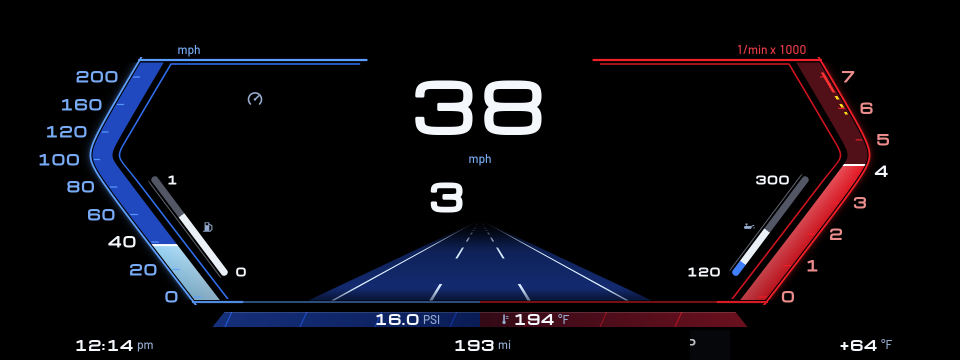
#> input picture reference/6.png, 1920 x 720 px, found by its file name (shown at 1/2 size)
$ python measure_text6.py
#> lines starting #> are read from the running program, lines starting #| are printed output that depends on the picture; after the words box and inside, x2 and y2 are one past the last pixel; in counts of white or black regions, pixels touching at a corner belong together
### tools/live6/base.py
"""Shared helpers for tools/live6: the native 1920x720 reference (apps/6.png), colour fields, a ridge tracer."""
import math, os
import numpy as np
from PIL import Image
from scipy import ndimage as ndi
HERE = os.path.dirname(os.path.abspath(__file__))
IMG = os.path.join(HERE, '..', '..', 'apps', '6.png')
im = np.asarray(Image.open(IMG).convert('RGB')).astype(float)
R, G, B = im[..., 0], im[..., 1], im[..., 2]
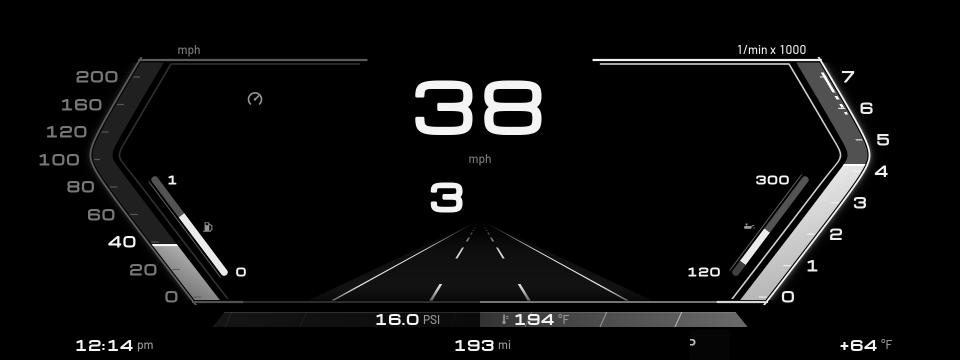
#> R: shape (720, 1920) float64 (shown at 1/2 size); min 0, max 255, mean 13.4
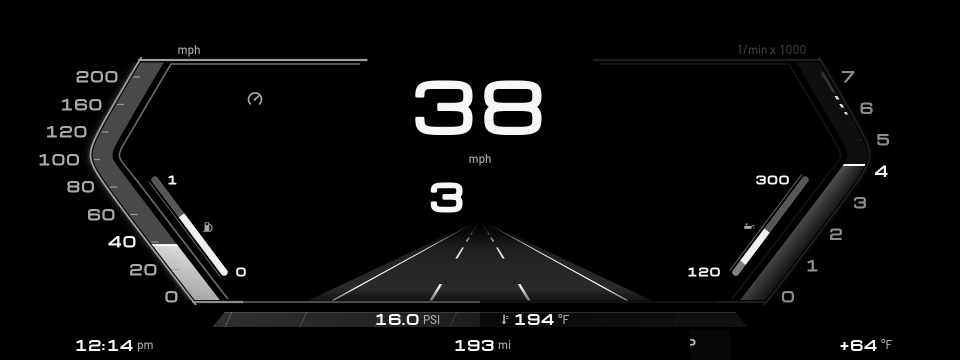
#> G: shape (720, 1920) float64 (shown at 1/2 size); min 0, max 255, mean 11.6
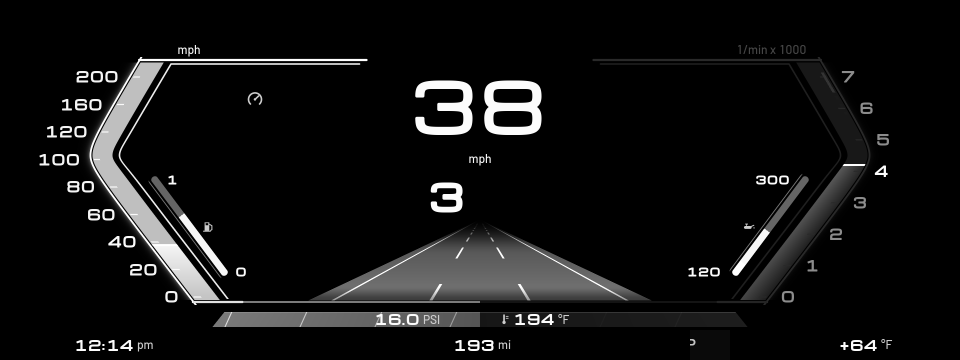
#> B: shape (720, 1920) float64 (shown at 1/2 size); min 0, max 255, mean 17.6
def bil(a, x, y):
    return ndi.map_coordinates(a, [[y], [x]], order=1)[0]
# [69 lines left out: functions trace, dp, thin, longest_path, comp, not called in this run]

### tools/live6/measure_text6.py
#!/usr/bin/env python3
"""Finds the text blobs of the native render (apps/6.png): bounding boxes (render px) -> tools/live6/text.json."""
import json, os, sys
sys.path.insert(0, os.path.dirname(os.path.abspath(__file__)))
from base import *
def near(c, tol): return np.sqrt(((im - np.array(c)) ** 2).sum(axis=2)) < tol
#> called with c = (244, 247, 252), tol = 12
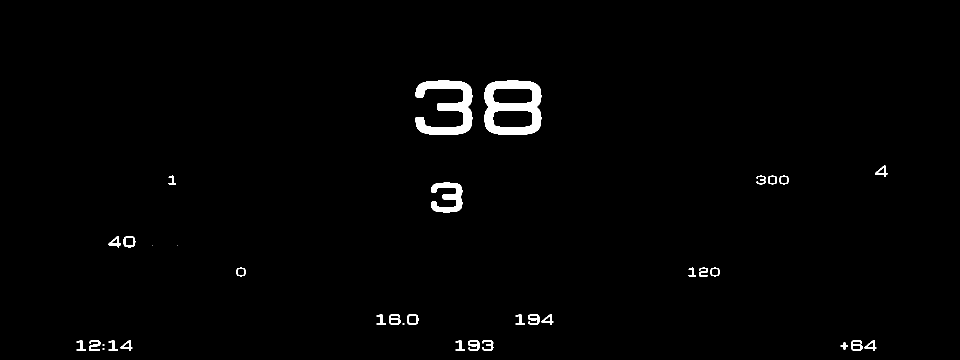
#> returned value: shape (720, 1920) bool (shown at 1/2 size); 1.4% white; 35 white regions (5 under 20 px), largest, box (x1, y1, x2, y2) and area: (969, 161, 1083, 270) 6831, (831, 161, 945, 270) 5766, (862, 365, 925, 425) 2054
WHITE = near((244, 247, 252), 12); BLUE = near((120, 170, 245), 12); PINK = near((236, 140, 140), 12); LGREY = near((150, 170, 205), 14)
#> in near (call 2), `def near(c, tol): return np.sqrt(((im - np.array(c)) ** 2).sum(axis=2)..`: returned value: shape (720, 1920) bool; 0.35% white; 31 white regions, largest, box (x1, y1, x2, y2) and area: (135, 362, 158, 385) 300, (151, 198, 174, 221) 285, (177, 418, 200, 441) 285
#> in near (call 3), `def near(c, tol): return np.sqrt(((im - np.array(c)) ** 2).sum(axis=2)..`: returned value: shape (720, 1920) bool; 0.12% white; 7 white regions, largest, box (x1, y1, x2, y2) and area: (1722, 205, 1745, 228) 285, (1755, 268, 1778, 291) 284, (1661, 457, 1684, 480) 275
#> call 4 of near, with c = (150, 170, 205), tol = 14
#> in near (call 4), `def near(c, tol): return np.sqrt(((im - np.array(c)) ** 2).sum(axis=2)..`:
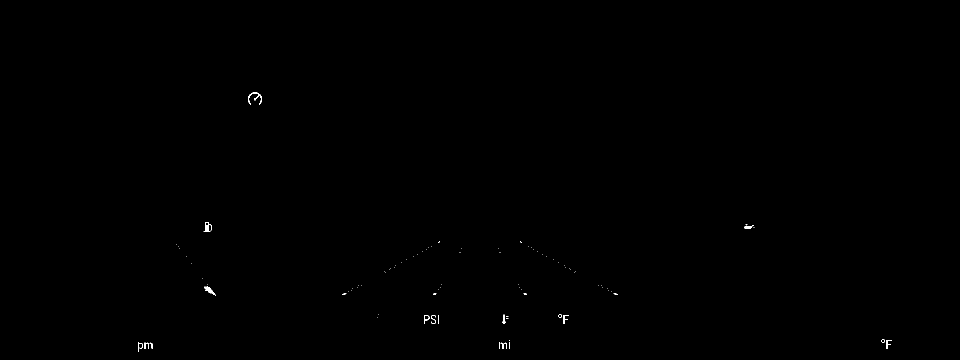
#> returned value: shape (720, 1920) bool (shown at 1/2 size); 0.1% white in thin lines or dots, all inside (x1, y1, x2, y2) = (276, 185, 1784, 703)
lab_cache = {}
def blobs(mask, key, cx, cy, rx, ry, minarea=12):
    if key not in lab_cache: lab_cache[key] = ndi.label(mask, structure=np.ones((3, 3)))
    lab, n = lab_cache[key]
    sub = lab[int(cy - ry):int(cy + ry), int(cx - rx):int(cx + rx)]
    boxes = []
    for i in np.unique(sub):
        if not i: continue
        ys, xs = np.nonzero(lab == i)
        if len(xs) < minarea: continue
        if abs(xs.mean() - cx) <= rx and abs(ys.mean() - cy) <= ry:
            boxes.append((xs.min(), ys.min(), xs.max(), ys.max()))
    if not boxes: return None
    a = np.array(boxes)
    return [int(a[:, 0].min()), int(a[:, 1].min()), int(a[:, 2].max()), int(a[:, 3].max())]
G = {}
for v, (x, y) in {'200': (193, 153), '160': (163, 209), '120': (133, 263), '100': (118, 319), '80': (160, 373), '60': (202, 429), '20': (286, 540), '0': (343, 594)}.items():
    G['L' + v] = (BLUE, 'b', x, y, 60, 18)
#> after the loop, G = 8 items
G['L40'] = (WHITE, 'w', 244, 484, 40, 18)
for v, (x, y) in {'7': (1696, 153), '6': (1733, 216), '5': (1766, 279), '3': (1720, 405), '2': (1672, 468), '1': (1624, 531), '0': (1576, 594)}.items():
    G['R' + v] = (PINK, 'p', x, y, 20, 18)
#> after the loop, G = 16 items
G['R4'] = (WHITE, 'w', 1762, 342, 20, 18)
G.update({'mph_top': (BLUE, 'b', 378, 100, 40, 14), 'rpm_top': (None, 'r', 1543, 100, 80, 14), 'mph_mid': (BLUE, 'b', 960, 318, 40, 14),
          'big': (WHITE, 'w', 957, 215, 150, 60), 'gear': (WHITE, 'w', 893, 395, 40, 35),
          'fuel1': (WHITE, 'w', 344, 360, 14, 14), 'fuel0': (WHITE, 'w', 481, 544, 14, 14), 'oil300': (WHITE, 'w', 1545, 360, 40, 14), 'oil120': (WHITE, 'w', 1408, 544, 40, 14),
          'psi_val': (WHITE, 'w', 795, 639, 50, 16), 'psi_unit': (WHITE, 'w', 863, 640, 20, 12), 'temp_val': (WHITE, 'w', 1072, 639, 50, 16),
          'time': (WHITE, 'w', 208, 690, 60, 16), 'ampm': (LGREY, 'g', 290, 692, 20, 12), 'odo': (WHITE, 'w', 965, 690, 50, 16), 'mi': (LGREY, 'g', 1009, 691, 20, 12),
          'out': (WHITE, 'w', 1715, 690, 50, 16), 'degf': (LGREY, 'g', 1772, 688, 22, 12)})
out = {}
for k, (mask, key, cx, cy, rx, ry) in G.items():
    if mask is None: mask = near((242, 31, 41), 40); key = 'r'
    out[k] = blobs(mask, key, cx, cy, rx, ry)
    v = out[k]
    print('%-9s' % k, v, '' if v is None else 'c=(%.1f,%.1f) h=%d w=%d' % ((v[0] + v[2]) / 2, (v[1] + v[3]) / 2, v[3] - v[1] + 1, v[2] - v[0] + 1))
#> this loop made 35 passes
#> (k, cx, cy, rx, ry, n in blobs) on pass 19: ('rpm_top', 1543, 100, 80, 14, 8)
#> (k, cx, cy, rx, ry, n in blobs, v) on passes 1, 2, 3, 4, 8, 10: ('L200', 193, 153, 60, 18, 31, [154, 142, 234, 164]), ('L160', 163, 209, 60, 18, 31, [125, 198, 202, 220]), ('L120', 133, 263, 60, 18, 31, [95, 252, 172, 274]), ('L100', 118, 319, 60, 18, 31, [80, 308, 157, 330]), ('L0', 343, 594, 60, 18, 31, [331, 582, 354, 604]), ('R7', 1696, 153, 20, 18, 7, [1684, 142, 1707, 164])
#| L200      [154, 142, 234, 164] c=(194.0,153.0) h=23 w=81
#| L160      [125, 198, 202, 220] c=(163.5,209.0) h=23 w=78
#| L120      [95, 252, 172, 274] c=(133.5,263.0) h=23 w=78
#| L100      [80, 308, 157, 330] c=(118.5,319.0) h=23 w=78
#| L80       [135, 362, 187, 384] c=(161.0,373.0) h=23 w=53
#| L60       [177, 418, 228, 440] c=(202.5,429.0) h=23 w=52
#| L20       [261, 528, 312, 550] c=(286.5,539.0) h=23 w=52
#| L0        [331, 582, 354, 604] c=(342.5,593.0) h=23 w=24
#> (further printed lines are left out)
#> pass 1, in blobs, `sub = lab[int(cy - ry):int(cy + ry), int(cx - rx):int(cx + rx)]`:
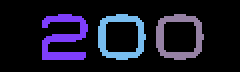
#> sub: shape (36, 120) int32 (shown 2 times larger); 4 distinct labels, from 0 to 9; one colour per label, 0 black
#> pass 3, in blobs (call 3), `sub = lab[int(cy - ry):int(cy + ry), int(cx - rx):int(cx + rx)]`:
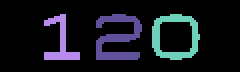
#> sub: shape (36, 120) int32 (shown 2 times larger); 4 distinct labels, from 0 to 15; one colour per label, 0 black
#> after the loop, out = 35 items
json.dump(out, open(os.path.join(os.path.dirname(os.path.abspath(__file__)), 'text.json'), 'w'), indent=1)

$ run again, with reference/10.jpg saved as reference/6.png
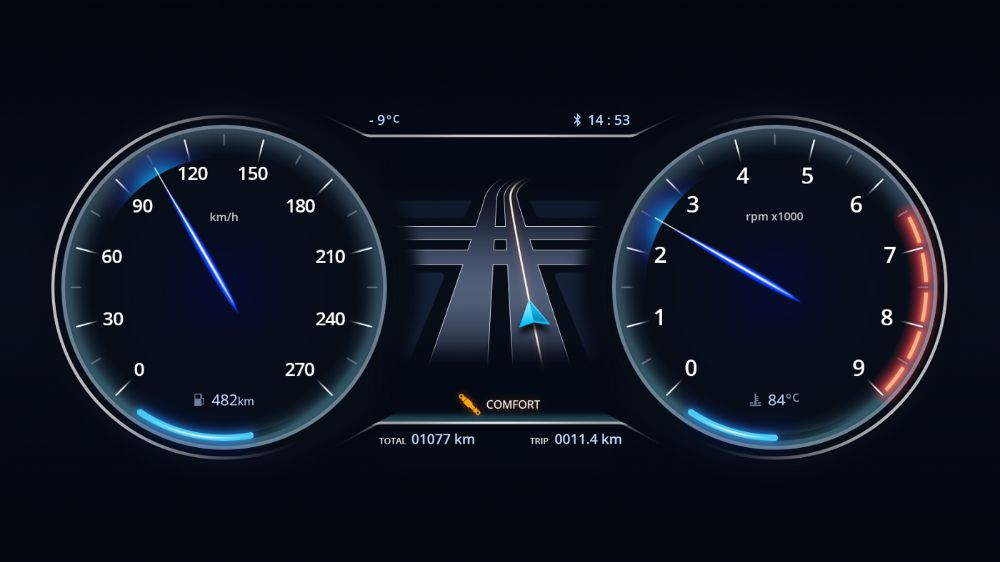
#> input picture reference/10.jpg, 1000 x 562 px, found by its file name
#> `R, G, B = im[..., 0], im[..., 1], im[..., 2]`:
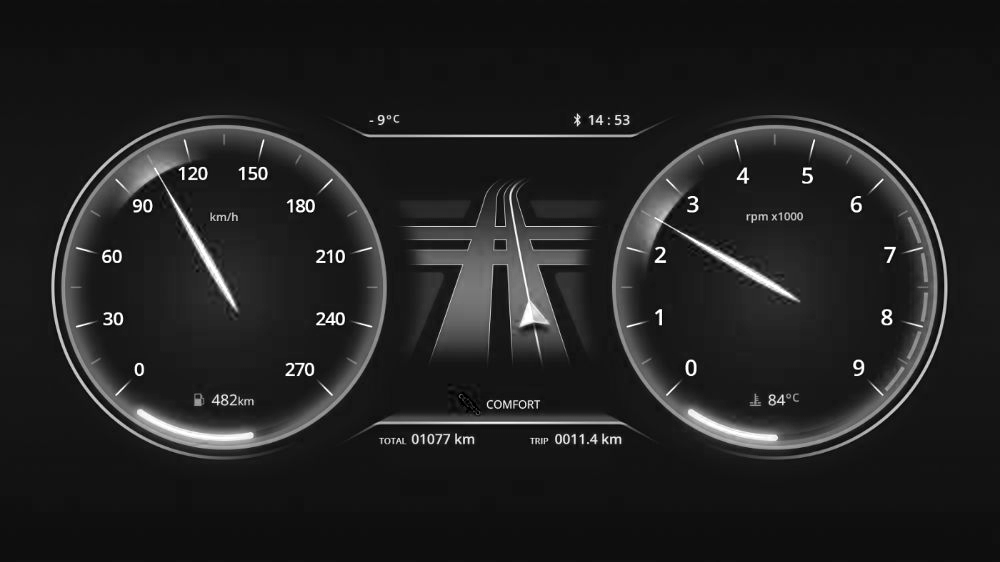
#> B: shape (562, 1000) float64; min 0, max 255, mean 32.9
#> in near, `def near(c, tol): return np.sqrt(((im - np.array(c)) ** 2).sum(axis=2)..`:
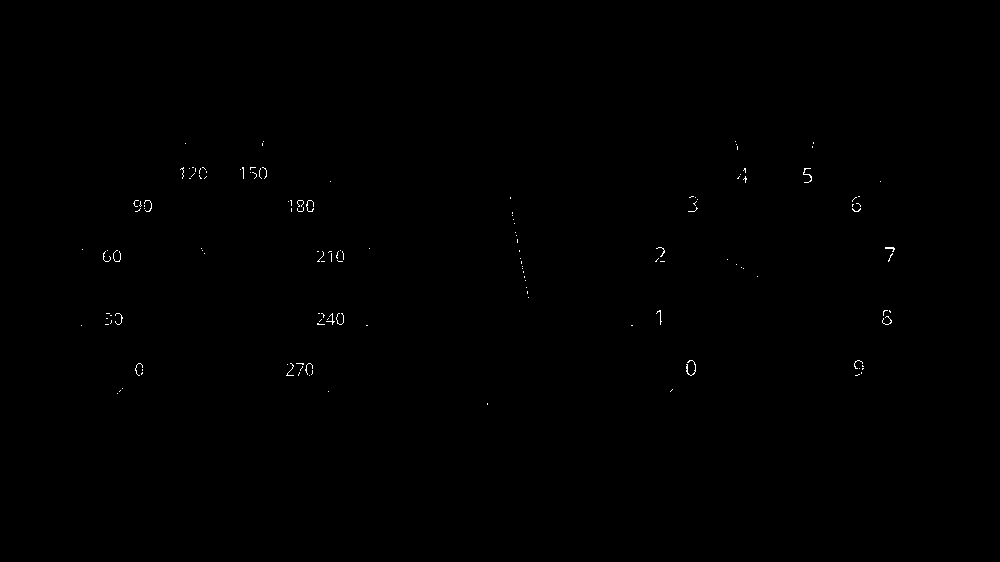
#> returned value: shape (562, 1000) bool; 0.17% white in thin lines or dots, all inside (x1, y1, x2, y2) = (81, 141, 895, 405)
#> after the loop `for v, (x, y) in {'200': (193, 153), '160': (163, 209), '120': (133, 2..`: G = 8 items
#> after the loop `for v, (x, y) in {'7': (1696, 153), '6': (1733, 216), '5': (1766, 279)..`: G = 16 items
#> the loop `for k, (mask, key, cx, cy, rx, ry) in G.items():` made 35 passes
#> (k, cx, cy, rx, ry, n in blobs) on pass 19: ('rpm_top', 1543, 100, 80, 14, 0)
#> (printed output is left out)
#> after the loop `for k, (mask, key, cx, cy, rx, ry) in G.items():`: out = 35 items
